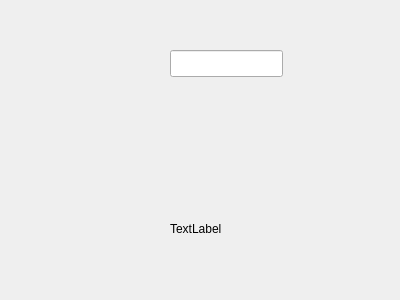
<?xml version="1.0" encoding="UTF-8"?>
<ui version="4.0">
 <class>Form</class>
 <widget class="QWidget" name="Form">
  <property name="geometry">
   <rect>
    <x>0</x>
    <y>0</y>
    <width>400</width>
    <height>300</height>
   </rect>
  </property>
  <property name="windowTitle">
   <string>Form</string>
  </property>
  <widget class="QLabel" name="label">
   <property name="geometry">
    <rect>
     <x>170</x>
     <y>220</y>
     <width>61</width>
     <height>18</height>
    </rect>
   </property>
   <property name="text">
    <string>TextLabel</string>
   </property>
  </widget>
  <widget class="QLineEdit" name="lineEdit">
   <property name="geometry">
    <rect>
     <x>170</x>
     <y>50</y>
     <width>113</width>
     <height>27</height>
    </rect>
   </property>
   <property name="echoMode">
    <enum>QLineEdit::Password</enum>
   </property>
  </widget>
 </widget>
 <resources/>
 <connections/>
</ui>
